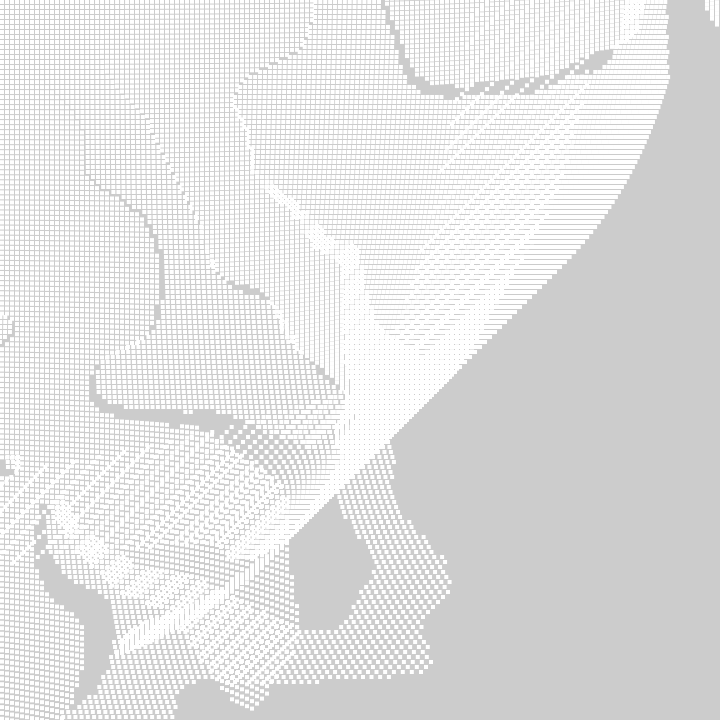
Frame 1 (no input)
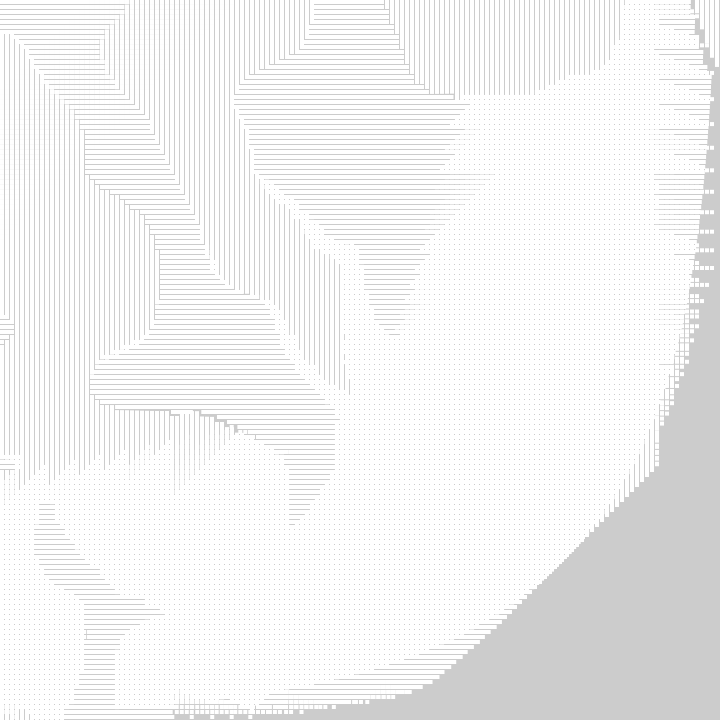
Frame 60 (the mouse pressed at the canvas centre just before this capture)
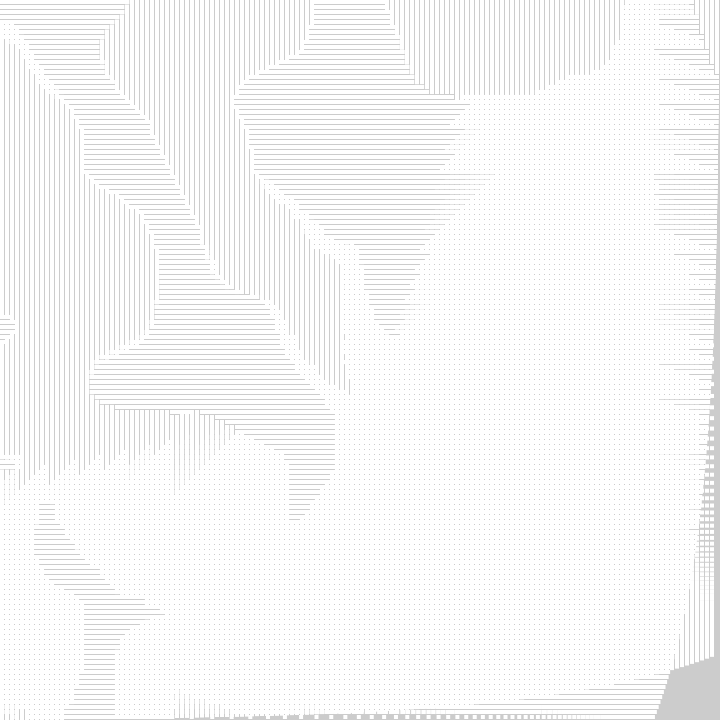
Frame 120 (the mouse held since frame 60 and released just before this capture)

The Processing sketch that drew these frames (run headless with seeded random() and noise(); from frame 60 on, the mouse is pressed at the canvas centre):

// Processing sketch: sketch_10122020_DisplacementMapDetail
// ── sketch_10122020_DisplacementMapDetail.pde
float t,x,y,N,T;
void setup(){size(720,720);noStroke();}
void draw(){
 clear();
 t+=.005;
 for(y=0;y<720;y+=5)
  for(x=0;x<720;x+=5)
   square(x+cos(N=int(noise(x*.002,y*.002,int(((x+y)*.001-t)/PI*2))*8)*PI/2)*(T=pow(tan((x+y)*.001-t),3)*49),y+sin(N)*T,4);
}
